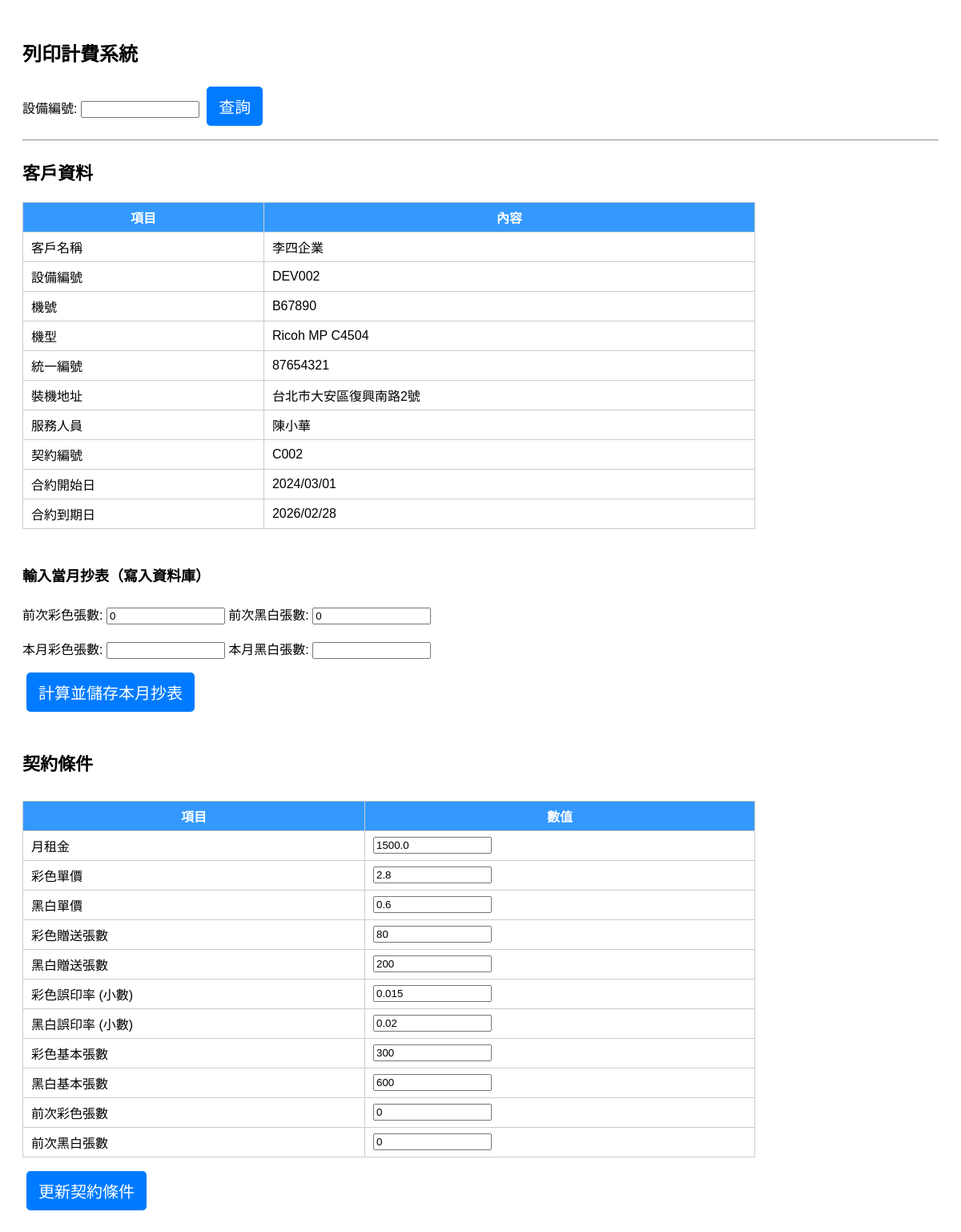
The app's page /?device_id=DEV002 with its own data.
### tables this page shows
CREATE TABLE customers (
    device_id TEXT PRIMARY KEY,
    customer_name TEXT,
    device_number TEXT,
    machine_model TEXT,
    tax_id TEXT,
    install_address TEXT,
    service_person TEXT,
    contract_number TEXT,
    contract_start TEXT,
    contract_end TEXT
);

CREATE TABLE contracts (
            device_id TEXT PRIMARY KEY,
            monthly_rent REAL,
            color_unit_price REAL,
            bw_unit_price REAL,
            color_giveaway INTEGER,
            bw_giveaway INTEGER,
            color_error_rate REAL,
            bw_error_rate REAL,
            color_basic INTEGER,
            bw_basic INTEGER
        );

### app.py (the view)
@app.route("/", methods=["GET", "POST"])
def index():
    message = request.args.get("message", "")
    contract = None
    customer = None
    last_color, last_bw, last_time = 0, 0, ""
    result = None
    if request.method == "POST":
        mode = request.form.get("mode")
        if mode == "query":
            device_id = request.form.get("device_id", "").strip()
            contract = get_contract(device_id)
            customer = get_customer(device_id)
            if not contract:
                message = f"❌ 找不到設備 {device_id}"
            else:
                last_color, last_bw, last_time = get_last_counts(device_id)
        elif mode == "calculate":
            device_id = request.form.get("device_id", "").strip()
            contract = get_contract(device_id)
            customer = get_customer(device_id)
            if not contract:
                message = f"❌ 找不到設備 {device_id}"
            else:
                last_color, last_bw, last_time = get_last_counts(device_id)
                try:
                    curr_color = int(request.form.get("curr_color", "0"))
                    curr_bw = int(request.form.get("curr_bw", "0"))
                except Exception as e:
                    message = f"輸入格式錯誤: {e}"
                else:
                    result = calculate(contract, curr_color, curr_bw, last_color, last_bw)
                    insert_usage(device_id, curr_color, curr_bw)
        elif mode == "update_contract":
            device_id = request.form.get("device_id", "").strip()
            try:
                monthly_rent = float(request.form.get("monthly_rent", "0") or "0")
                color_unit_price = float(request.form.get("color_unit_price", "0") or "0")
                bw_unit_price = float(request.form.get("bw_unit_price", "0") or "0")
                color_giveaway = int(request.form.get("color_giveaway", "0") or "0")
                bw_giveaway = int(request.form.get("bw_giveaway", "0") or "0")
                color_error_rate = float(request.form.get("color_error_rate", "0") or "0")
                bw_error_rate = float(request.form.get("bw_error_rate", "0") or "0")
                color_basic = int(request.form.get("color_basic", "0") or "0")
                bw_basic = int(request.form.get("bw_basic", "0") or "0")
            except Exception as e:
                message = f"讀取表單欄位錯誤: {e}"
            else:
                conn = sqlite3.connect(DB_FILE)
                c = conn.cursor()
                c.execute("""UPDATE contracts SET
                             monthly_rent=?, color_unit_price=?, bw_unit_price=?,
                             color_giveaway=?, bw_giveaway=?, color_error_rate=?, bw_error_rate=?,
                             color_basic=?, bw_basic=? WHERE device_id=?""",
                          (monthly_rent, color_unit_price, bw_unit_price,
                           color_giveaway, bw_giveaway, color_error_rate, bw_error_rate,
                           color_basic, bw_basic, device_id))
                conn.commit()
                conn.close()
                return redirect(url_for("index", device_id=device_id, message="✅ 契約條件已更新"))
    else:
        q_device = request.args.get("device_id")
        if q_device:
            contract = get_contract(q_device)
            customer = get_customer(q_device)
            if contract:
                last_color, last_bw, last_time = get_last_counts(q_device)
            else:
                message = f"❌ 找不到設備 {q_device}"
    return render_template("index.html",
                           contract=contract,
                           customer=customer,
                           last_color=last_color,
                           last_bw=last_bw,
                           last_time=last_time,
                           result=result,
                           message=message)

### app.py (called while the page is built)
def get_contract(device_id):
    conn = sqlite3.connect(DB_FILE)
    c = conn.cursor()
    c.execute("SELECT * FROM contracts WHERE device_id=?", (device_id,))
    row = c.fetchone()
    conn.close()
    if row:
        return {
            "device_id": row[0],
            "monthly_rent": row[1],
            "color_unit_price": row[2],
            "bw_unit_price": row[3],
            "color_giveaway": row[4],
            "bw_giveaway": row[5],
            "color_error_rate": row[6],
            "bw_error_rate": row[7],
            "color_basic": row[8],
            "bw_basic": row[9]
        }
    return None

def get_customer(device_id):
    conn = sqlite3.connect(DB_FILE)
    c = conn.cursor()
    c.execute("SELECT * FROM customers WHERE device_id=?", (device_id,))
    row = c.fetchone()
    conn.close()
    if row:
        return {
            "device_id": row[0],
            "customer_name": row[1],
            "device_number": row[2],
            "machine_model": row[3],
            "tax_id": row[4],
            "install_address": row[5],
            "service_person": row[6],
            "contract_number": row[7],
            "contract_start": row[8],
            "contract_end": row[9]
        }
    return None

def get_last_counts(device_id):
    conn = sqlite3.connect(DB_FILE)
    c = conn.cursor()
    c.execute("SELECT color_count, bw_count, timestamp FROM usage WHERE device_id=? ORDER BY id DESC LIMIT 1", (device_id,))
    row = c.fetchone()
    conn.close()
    if row:
        last_time = row[2] if row[2] else ""
        return row[0] or 0, row[1] or 0, last_time
    return 0, 0, ""

### templates/index.html (shortened to what this page needs)
<!DOCTYPE html>
<html>
<head>
</head>
<body>
    <h2>列印計費系統</h2>
    <form method="POST" style="margin-bottom: 12px;">
        <label>設備編號:
            <input type="text" name="device_id" required>
        </label>
        <button type="submit">查詢</button>
    </form>
    {% if contract %}
    <hr>
    {% if customer %}
    <h3 style="font-size:22px;">客戶資料</h3>
    <table class="contract-table";>
        <tr><th>項目</th><th>內容</th></tr>
        <tr><td>客戶名稱</td><td>{{ customer.customer_name }}</td></tr>
        <tr><td>設備編號</td><td>{{ customer.device_id }}</td></tr>
        <tr><td>機號</td><td>{{ customer.device_number }}</td></tr>
        <tr><td>機型</td><td>{{ customer.machine_model }}</td></tr>
        <tr><td>統一編號</td><td>{{ customer.tax_id }}</td></tr>
        <tr><td>裝機地址</td><td>{{ customer.install_address }}</td></tr>
        <tr><td>服務人員</td><td>{{ customer.service_person }}</td></tr>
        <tr><td>契約編號</td><td>{{ customer.contract_number }}</td></tr>
        <tr><td>合約開始日</td><td>{{ customer.contract_start }}</td></tr>
        <tr><td>合約到期日</td><td>{{ customer.contract_end }}</td></tr>
    </table>
    {% endif %}
    <form method="POST" style="margin-top:20px;">
        <div class="header-flex" style="font-size:18px;width:80%; margin-top:20px;">
            <h4>輸入當月抄表（寫入資料庫）
            </h4>
		</div>
		<div>
			前次彩色張數: <input type="text" value="{{ last_color }}" readonly>
            前次黑白張數: <input type="text" value="{{ last_bw }}" readonly>
		</div>
		<br>
		<div>
            本月彩色張數: <input type="number" name="curr_color" required>
            本月黑白張數: <input type="number" name="curr_bw" required>
        </div>
        <div style="margin-top:12px;">
            <button type="submit">計算並儲存本月抄表</button>
        </div>
    </form>
    <div class="header-flex" style="width:80%; margin-top:20px;">
        <h3 style="font-size:22px;">契約條件</h3>
    </div>
    <form method="POST" style="margin-top:8px;">
        <table class="contract-table";>
            <tr><th>項目</th><th>數值</th></tr>
            <tr><td>月租金</td><td><input type="number" step="0.01" name="monthly_rent" value="{{ contract.monthly_rent }}"></td></tr>
            <tr><td>彩色單價</td><td><input type="number" step="0.01" name="color_unit_price" value="{{ contract.color_unit_price }}"></td></tr>
            <tr><td>黑白單價</td><td><input type="number" step="0.01" name="bw_unit_price" value="{{ contract.bw_unit_price }}"></td></tr>
            <tr><td>彩色贈送張數</td><td><input type="number" name="color_giveaway" value="{{ contract.color_giveaway }}"></td></tr>
            <tr><td>黑白贈送張數</td><td><input type="number" name="bw_giveaway" value="{{ contract.bw_giveaway }}"></td></tr>
            <tr><td>彩色誤印率 (小數)</td><td><input type="number" step="0.0001" name="color_error_rate" value="{{ contract.color_error_rate }}"></td></tr>
            <tr><td>黑白誤印率 (小數)</td><td><input type="number" step="0.0001" name="bw_error_rate" value="{{ contract.bw_error_rate }}"></td></tr>
            <tr><td>彩色基本張數</td><td><input type="number" name="color_basic" value="{{ contract.color_basic }}"></td></tr>
            <tr><td>黑白基本張數</td><td><input type="number" name="bw_basic" value="{{ contract.bw_basic }}"></td></tr>
            <tr><td>前次彩色張數</td><td><input type="text" value="{{ last_color }}" readonly></td></tr>
            <tr><td>前次黑白張數</td><td><input type="text" value="{{ last_bw }}" readonly></td></tr>
        </table>
        <div style="margin-top:12px;">
            <button type="submit">更新契約條件</button>
        </div>
    </form>
    {% endif %}
</body>
</html>

### templates/index.html (style rules this page uses)
body { font-family: Arial, sans-serif; padding: 20px; }
table { border-collapse: collapse; margin: 10px 0; width: 80%; }
th, td { border: 1px solid #ccc; padding: 6px 10px; text-align: left; }
th { background-color: #ccc !important; }
.header-flex { display:flex; justify-content:space-between; align-items:center; width:80%; }
input[type="number"], input[type="text"] { width: 140px; }
table.contract-table th { text-align: center; center;background-color: #3399FF !important;color: white !important; }
button { padding: 10px 15px; font-size: 20px; margin: 5px; background-color: #007BFF; color: white; border: none; border-radius: 5px; cursor: pointer; }

### records on screen
customers: customer_name "李四企業", device_id "DEV002", device_number "B67890", machine_model "Ricoh MP C4504", tax_id "87654321", install_address "台北市大安區復興南路2號", service_person "陳小華", contract_number "C002", contract_start "2024/03/01", contract_end "2026/02/28"
contracts: monthly_rent "1500.0", color_unit_price "2.8", bw_unit_price "0.6", color_giveaway "80", bw_giveaway "200", color_error_rate "0.015", bw_error_rate "0.02", color_basic "300", bw_basic "600"
